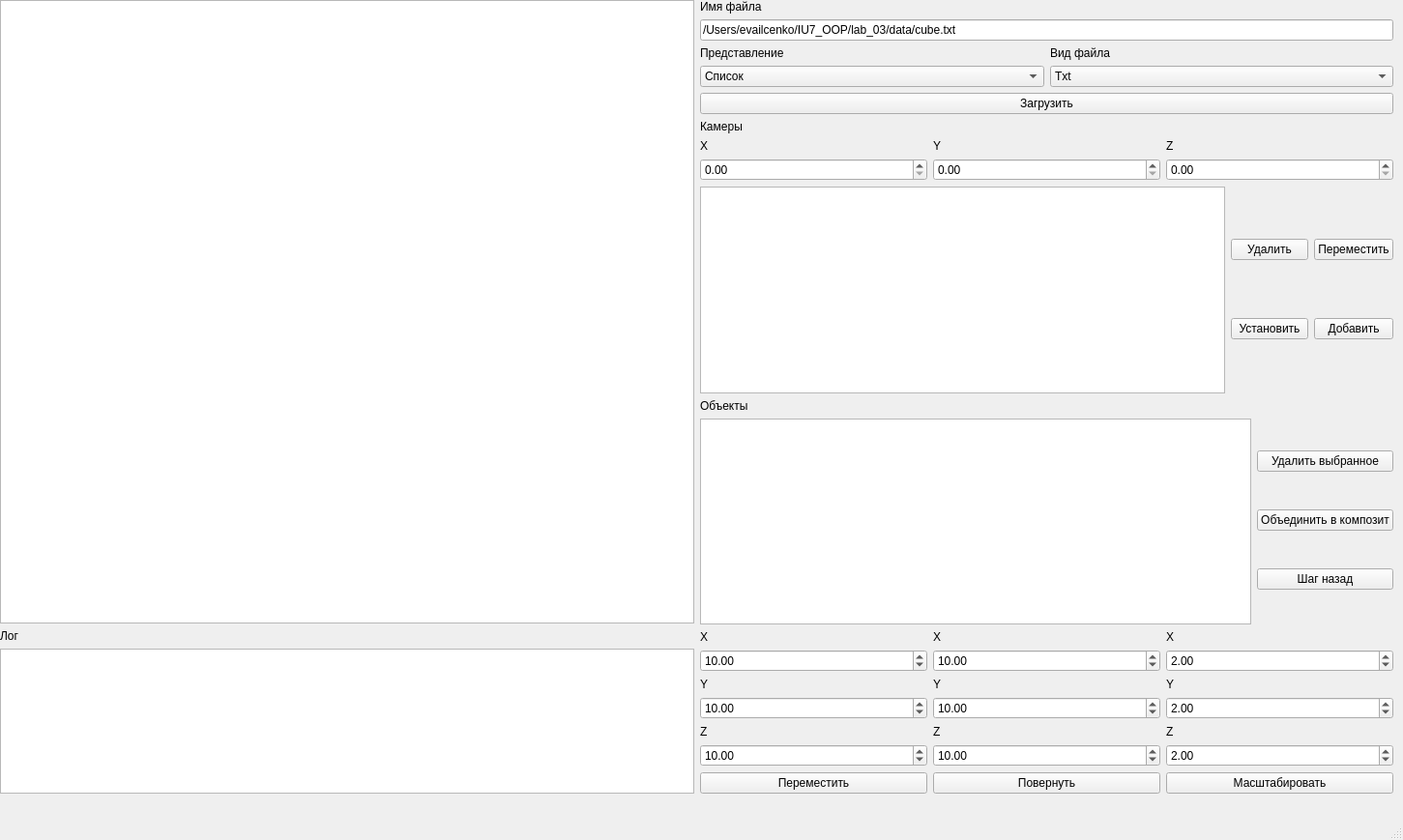
<?xml version="1.0" encoding="UTF-8"?>
<ui version="4.0">
 <class>MainWindow</class>
 <widget class="QMainWindow" name="MainWindow">
  <property name="geometry">
   <rect>
    <x>0</x>
    <y>0</y>
    <width>1451</width>
    <height>869</height>
   </rect>
  </property>
  <property name="windowTitle">
   <string>MainWindow</string>
  </property>
  <widget class="QWidget" name="centralwidget">
   <widget class="QWidget" name="horizontalLayoutWidget_7">
    <property name="geometry">
     <rect>
      <x>0</x>
      <y>0</y>
      <width>1441</width>
      <height>821</height>
     </rect>
    </property>
    <layout class="QHBoxLayout" name="mainLayout">
     <item>
      <layout class="QVBoxLayout" name="graphicsLayout">
       <property name="sizeConstraint">
        <enum>QLayout::SizeConstraint::SetFixedSize</enum>
       </property>
       <item>
        <widget class="QGraphicsView" name="graphicsView"/>
       </item>
       <item>
        <widget class="QLabel" name="logLabel">
         <property name="text">
          <string>Лог</string>
         </property>
        </widget>
       </item>
       <item>
        <widget class="QTextEdit" name="logText">
         <property name="maximumSize">
          <size>
           <width>16777215</width>
           <height>150</height>
          </size>
         </property>
        </widget>
       </item>
      </layout>
     </item>
     <item>
      <layout class="QVBoxLayout" name="verticalLayout">
       <property name="spacing">
        <number>-1</number>
       </property>
       <property name="rightMargin">
        <number>0</number>
       </property>
       <item>
        <widget class="QLabel" name="fileNameLabel">
         <property name="text">
          <string>Имя файла</string>
         </property>
        </widget>
       </item>
       <item>
        <widget class="QLineEdit" name="fileNameLine">
         <property name="text">
          <string>/Users/evailcenko/IU7_OOP/lab_03/data/cube.txt</string>
         </property>
        </widget>
       </item>
       <item>
        <layout class="QHBoxLayout" name="carcassLayout">
         <item>
          <layout class="QVBoxLayout" name="figureTypeLayout">
           <item>
            <widget class="QLabel" name="figureTypeLabel">
             <property name="text">
              <string>Представление</string>
             </property>
            </widget>
           </item>
           <item>
            <widget class="QComboBox" name="figureTypeComboBox">
             <item>
              <property name="text">
               <string>Список</string>
              </property>
             </item>
             <item>
              <property name="text">
               <string>Матрица</string>
              </property>
             </item>
            </widget>
           </item>
          </layout>
         </item>
         <item>
          <layout class="QVBoxLayout" name="fileTypeLayout">
           <item>
            <widget class="QLabel" name="fileTypeLabel">
             <property name="text">
              <string>Вид файла</string>
             </property>
            </widget>
           </item>
           <item>
            <widget class="QComboBox" name="fileTypeComboBox">
             <item>
              <property name="text">
               <string>Txt</string>
              </property>
             </item>
             <item>
              <property name="text">
               <string>Json</string>
              </property>
             </item>
            </widget>
           </item>
          </layout>
         </item>
        </layout>
       </item>
       <item>
        <widget class="QPushButton" name="loadButton">
         <property name="text">
          <string>Загрузить</string>
         </property>
        </widget>
       </item>
       <item>
        <widget class="QLabel" name="camerasLabel">
         <property name="text">
          <string>Камеры</string>
         </property>
        </widget>
       </item>
       <item>
        <layout class="QHBoxLayout" name="cameraCoordsLayout">
         <item>
          <layout class="QVBoxLayout" name="xCameraLayout">
           <item>
            <widget class="QLabel" name="xCameraLabel">
             <property name="text">
              <string>X</string>
             </property>
            </widget>
           </item>
           <item>
            <widget class="QDoubleSpinBox" name="xCameraSpin">
             <property name="value">
              <double>0.000000000000000</double>
             </property>
            </widget>
           </item>
          </layout>
         </item>
         <item>
          <layout class="QVBoxLayout" name="yCameraLayout">
           <item>
            <widget class="QLabel" name="yCameraLabel">
             <property name="text">
              <string>Y</string>
             </property>
            </widget>
           </item>
           <item>
            <widget class="QDoubleSpinBox" name="yCameraSpin">
             <property name="value">
              <double>0.000000000000000</double>
             </property>
            </widget>
           </item>
          </layout>
         </item>
         <item>
          <layout class="QVBoxLayout" name="zCameraLayout">
           <item>
            <widget class="QLabel" name="zCameraLabel">
             <property name="text">
              <string>Z</string>
             </property>
            </widget>
           </item>
           <item>
            <widget class="QDoubleSpinBox" name="zCameraSpin">
             <property name="value">
              <double>0.000000000000000</double>
             </property>
            </widget>
           </item>
          </layout>
         </item>
        </layout>
       </item>
       <item>
        <layout class="QHBoxLayout" name="camerasLayout">
         <item>
          <widget class="QListWidget" name="camerasList"/>
         </item>
         <item>
          <layout class="QHBoxLayout" name="camerasActionsLayout">
           <item>
            <layout class="QVBoxLayout" name="secondCamerasLayout">
             <item>
              <widget class="QPushButton" name="deleteCameraButton">
               <property name="text">
                <string>Удалить</string>
               </property>
              </widget>
             </item>
             <item>
              <widget class="QPushButton" name="setCameraButton">
               <property name="text">
                <string>Установить</string>
               </property>
              </widget>
             </item>
            </layout>
           </item>
           <item>
            <layout class="QVBoxLayout" name="firstCamerasLayout">
             <item>
              <widget class="QPushButton" name="moveCameraButton">
               <property name="text">
                <string>Переместить</string>
               </property>
              </widget>
             </item>
             <item>
              <widget class="QPushButton" name="addCameraButton">
               <property name="text">
                <string>Добавить</string>
               </property>
              </widget>
             </item>
            </layout>
           </item>
          </layout>
         </item>
        </layout>
       </item>
       <item>
        <widget class="QLabel" name="objectsLabel">
         <property name="text">
          <string>Объекты</string>
         </property>
        </widget>
       </item>
       <item>
        <layout class="QHBoxLayout" name="objectsLayout">
         <item>
          <widget class="QListWidget" name="objectsList">
           <property name="selectionMode">
            <enum>QAbstractItemView::SelectionMode::MultiSelection</enum>
           </property>
          </widget>
         </item>
         <item>
          <layout class="QVBoxLayout" name="objectsActionsLayout">
           <item>
            <widget class="QPushButton" name="deleteSelectedButton">
             <property name="text">
              <string>Удалить выбранное</string>
             </property>
            </widget>
           </item>
           <item>
            <widget class="QPushButton" name="compositeButton">
             <property name="text">
              <string>Объединить в композит</string>
             </property>
            </widget>
           </item>
           <item>
            <widget class="QPushButton" name="stepBackButton">
             <property name="text">
              <string>Шаг назад</string>
             </property>
            </widget>
           </item>
          </layout>
         </item>
        </layout>
       </item>
       <item>
        <layout class="QHBoxLayout" name="figureActionsLayout">
         <item>
          <layout class="QVBoxLayout" name="moveLayout">
           <item>
            <widget class="QLabel" name="xMoveLabel">
             <property name="text">
              <string>X</string>
             </property>
            </widget>
           </item>
           <item>
            <widget class="QDoubleSpinBox" name="xMoveSpin">
             <property name="value">
              <double>10.000000000000000</double>
             </property>
            </widget>
           </item>
           <item>
            <widget class="QLabel" name="yMoveLabel">
             <property name="text">
              <string>Y</string>
             </property>
            </widget>
           </item>
           <item>
            <widget class="QDoubleSpinBox" name="yMoveSpin">
             <property name="value">
              <double>10.000000000000000</double>
             </property>
            </widget>
           </item>
           <item>
            <widget class="QLabel" name="zMoveLabel">
             <property name="text">
              <string>Z</string>
             </property>
            </widget>
           </item>
           <item>
            <widget class="QDoubleSpinBox" name="zMoveSpin">
             <property name="value">
              <double>10.000000000000000</double>
             </property>
            </widget>
           </item>
           <item>
            <widget class="QPushButton" name="moveButton">
             <property name="text">
              <string>Переместить</string>
             </property>
            </widget>
           </item>
          </layout>
         </item>
         <item>
          <layout class="QVBoxLayout" name="rotateLayout">
           <item>
            <widget class="QLabel" name="xRotateLabel">
             <property name="text">
              <string>X</string>
             </property>
            </widget>
           </item>
           <item>
            <widget class="QDoubleSpinBox" name="xRotateSpin">
             <property name="value">
              <double>10.000000000000000</double>
             </property>
            </widget>
           </item>
           <item>
            <widget class="QLabel" name="yRotateLabel">
             <property name="text">
              <string>Y</string>
             </property>
            </widget>
           </item>
           <item>
            <widget class="QDoubleSpinBox" name="yRotateSpin">
             <property name="value">
              <double>10.000000000000000</double>
             </property>
            </widget>
           </item>
           <item>
            <widget class="QLabel" name="zRotateLabel">
             <property name="text">
              <string>Z</string>
             </property>
            </widget>
           </item>
           <item>
            <widget class="QDoubleSpinBox" name="zRotateSpin">
             <property name="value">
              <double>10.000000000000000</double>
             </property>
            </widget>
           </item>
           <item>
            <widget class="QPushButton" name="rotateButton">
             <property name="text">
              <string>Повернуть</string>
             </property>
            </widget>
           </item>
          </layout>
         </item>
         <item>
          <layout class="QVBoxLayout" name="scaleLayot">
           <item>
            <widget class="QLabel" name="xScaleLabel">
             <property name="text">
              <string>X</string>
             </property>
            </widget>
           </item>
           <item>
            <widget class="QDoubleSpinBox" name="xScaleSpin">
             <property name="value">
              <double>2.000000000000000</double>
             </property>
            </widget>
           </item>
           <item>
            <widget class="QLabel" name="yScaleLabel">
             <property name="text">
              <string>Y</string>
             </property>
            </widget>
           </item>
           <item>
            <widget class="QDoubleSpinBox" name="yScaleSpin">
             <property name="value">
              <double>2.000000000000000</double>
             </property>
            </widget>
           </item>
           <item>
            <widget class="QLabel" name="zScaleLabel">
             <property name="text">
              <string>Z</string>
             </property>
            </widget>
           </item>
           <item>
            <widget class="QDoubleSpinBox" name="zScaleSpin">
             <property name="value">
              <double>2.000000000000000</double>
             </property>
            </widget>
           </item>
           <item>
            <widget class="QPushButton" name="scaleButton">
             <property name="text">
              <string>Масштабировать</string>
             </property>
            </widget>
           </item>
          </layout>
         </item>
        </layout>
       </item>
      </layout>
     </item>
    </layout>
   </widget>
  </widget>
  <widget class="QMenuBar" name="menubar">
   <property name="geometry">
    <rect>
     <x>0</x>
     <y>0</y>
     <width>1451</width>
     <height>37</height>
    </rect>
   </property>
  </widget>
  <widget class="QStatusBar" name="statusbar"/>
 </widget>
 <resources/>
 <connections/>
</ui>
